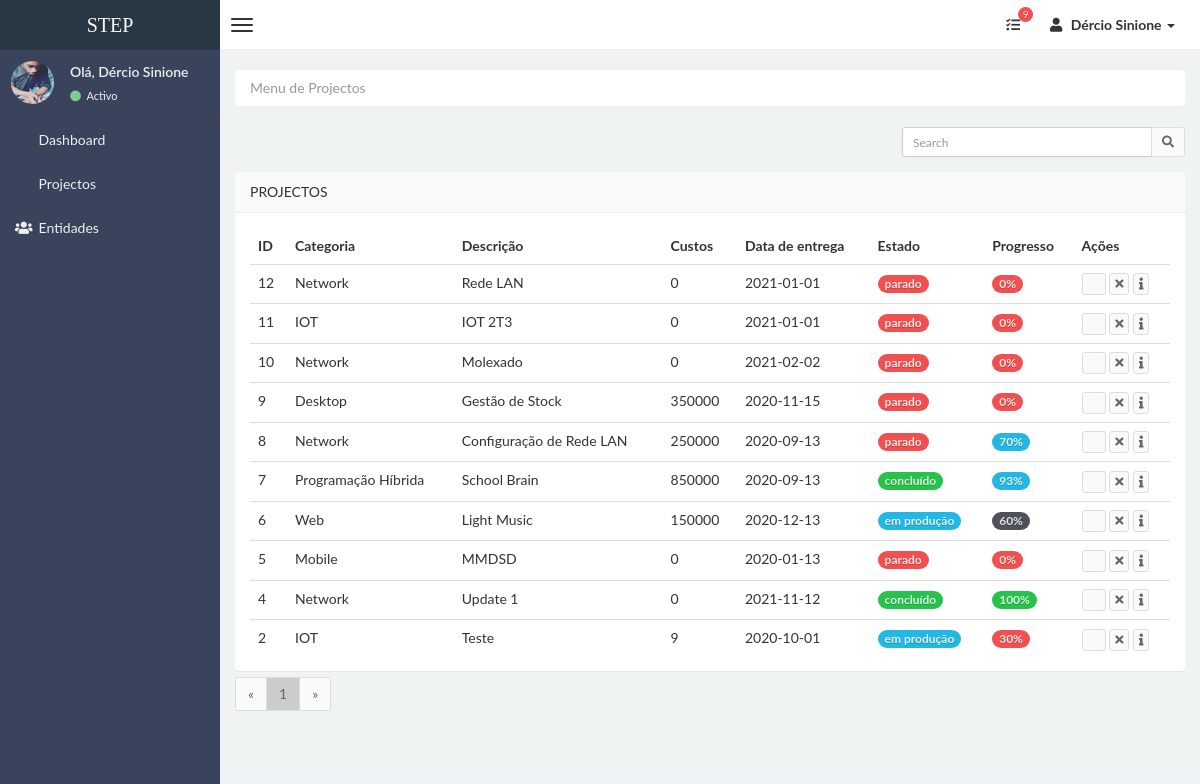
Before: /projectos (signed in) with the older database file.
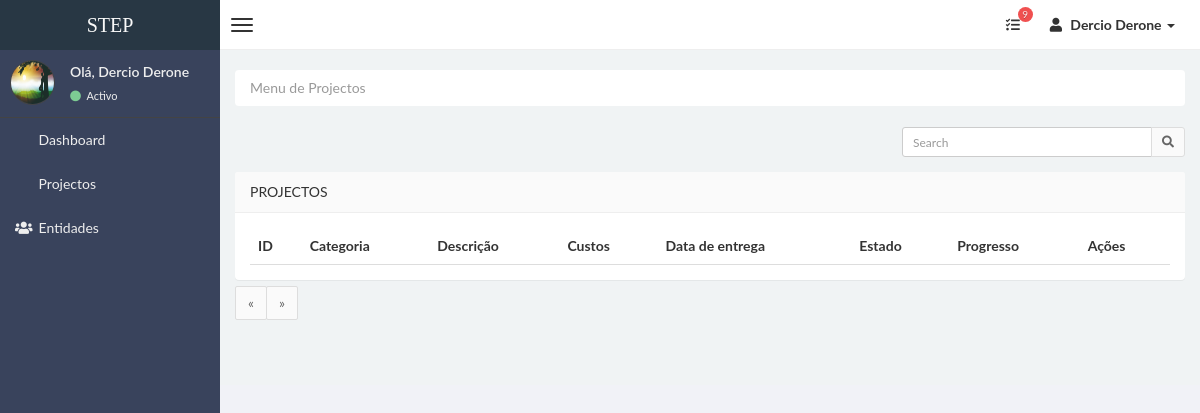
After: the same page with the newer database file.
### stepsite/models.py (models this page shows, shortened)
class Usuarios(db.Model,UserMixin):
    id = db.Column(db.Integer,primary_key=True)
    nome = db.Column(db.String(30), unique=True, nullable=False)
    email = db.Column(db.String(100), unique=True, nullable=False)
    senha = db.Column(db.String(100), unique=False, nullable=False)
    imagem = db.Column(db.String(30), nullable=False, default='defaultUser.jpg')
    categorias = db.relationship('Categorias', backref='usuarios', lazy=True)
    entidades = db.relationship('Entidades', backref='usuarios', lazy=True)
    projectos = db.relationship('Projectos', backref='usuarios', lazy=True)

class Projectos(db.Model):
    id = db.Column(db.Integer,primary_key=True)
    idcategoria = db.Column(db.Integer, db.ForeignKey('categorias.id'),nullable=False)
    descricao = db.Column(db.String(100), nullable=False)
    custos = db.Column(db.Integer, default=0)
    dataEntrega = db.Column(db.Date)
    dataRegisto = db.Column(db.DateTime,default=datetime.utcnow)
    estado = db.Column(db.String(20),nullable=False,default='prado')
    progresso = db.Column(db.Integer,default='0')
    dataConclusao = db.Column(db.DateTime,default=None)
    idEntidade = db.Column(db.Integer, db.ForeignKey('entidades.id'),nullable=False)
    idUsuario = db.Column(db.Integer, db.ForeignKey('usuarios.id'),nullable=False)
    categoria = db.relationship('Categorias', backref='categoria', lazy=True)
    entidade = db.relationship('Entidades', backref='entidade', lazy=True)

class Categorias(db.Model):
    id = db.Column(db.Integer,primary_key=True)
    nome = db.Column(db.String(50), nullable=False)
    idUser = db.Column(db.Integer, db.ForeignKey('usuarios.id'),nullable=False)
    projectos = db.relationship('Projectos', backref='categorias', lazy=True)

### stepsite/projectos/routes.py (the view)
@projects.route("/projectos",methods=['GET','POST'])
@login_required
def projectos():
    search = request.args.get('search','')
    page = request.args.get('page',1, type=int)
    per_page = 10
    result = None
    if search:
        result = Projectos.query.filter_by(idUsuario=current_user.id).filter(or_(Projectos.descricao.contains(search),Projectos.estado.contains(search))).order_by(Projectos.id.desc()).paginate(page=page,per_page=per_page)
    else:
        result = Projectos.query.order_by(Projectos.id.desc()).filter_by(idUsuario=current_user.id).paginate(page=page,per_page=per_page)
    return render_template("projectos.html",title="STEP | Projectos",result=result,search=search)

### stepsite/models.py (called while the page is built)
@login_manager.user_loader
def load_user(user_id):
    return Usuarios.query.get(int(user_id))

### stepsite/templates/projectos.html (shortened to what the changed rows need)
{% extends "layoutAdmin.html" %}
{% block content %}
<div class="row">
    <div class="col-md-12">
        <section class="panel">
        <div class="panel-body table-responsive" style="max-height:458px; overflow:auto">
            <table class="table table-hover">
              <thead>
                <tr>
                  <th>ID</th>
                  <th>Categoria</th>
                  <th>Descrição</th>
                  <th>Custos</th>
                  <th>Data de entrega</th>
                  <th>Estado</th>
                  <th>Progresso</th>
                  <th>Ações</th>
              </tr>
          </thead>
          <tbody>
            {% if result: %}
            {% for dados in result.items%}
                 <tr>
                     <td>{{ dados.id }}</td>
                     <td>{{ dados.categoria.nome }}</td>
                     <td>{{ dados.descricao }}</td>
                     <td>{{ dados.custos }}</td>
                     <td>{{ dados.dataEntrega }}</td>
                     {% if dados.estado in ('parado') %}
                     <td><span class="badge badge-danger">{{ dados.estado }}</span></td>
                     {% elif dados.estado in ('em produção') : %}
                     <td><span class="badge badge-info">{{ dados.estado }}</span></td>
                     {% elif dados.estado in ('concluído') : %}
                     <td><span class="badge badge-success">{{ dados.estado }}</span></td>
                     {% else : %}
                     <td><span class="badge badge-dark">{{ dados.estado }}</span></td>
                     {% endif %}
                     {% if dados.progresso <= 30: %}
                     <td><span class="badge badge-danger">{{ dados.progresso }}%</span></td>
                     {% elif dados.progresso > 30 and dados.progresso <= 60: %}
                     <td><span class="badge badge-inverse">{{ dados.progresso }}%</span></td>
                     {% elif dados.progresso > 60 and dados.progresso < 100: %}
                     <td><span class="badge badge-info">{{ dados.progresso }}%</span></td>
                     {% elif dados.progresso == 100: %}
                     <td><span class="badge badge-success">{{ dados.progresso }}%</span></td>
                     {% endif %}
                     <td>
                        <a href="/projectos/update?en={{dados.id}}"><button class="btn btn-default btn-xs"><i class="fa fa-pencil"></i></button></a>
                        <a onclick="fnIdselecionado('/projectos/{{dados.id}}/delete')" data-toggle="modal" data-target="#ModalConfirm"><button class="btn btn-default btn-xs"><i class="fa fa-times"></i></button></a>
                        <a onclick="fnAdicional(['{{dados.descricao}}','{{dados.categoria.nome}}','{{dados.entidade.nome}}','{{dados.estado}}','{{dados.dataConlusao}}','{{dados.dataEntrega}}'])" data-toggle="modal" data-target="#ModalInformacao"><button class="btn btn-default btn-xs"><i class="fa fa-info"></i></button></a>
                    </td>
                 </tr>
             {% endfor %}
         {% endif %}
      </tbody>
            </table>
        </div>
        </section>
    <div class="text-left" style="margin-top: -34px;">
        <ul class="pagination">
        {% for numPage in result.iter_pages(left_edge=1,right_edge=1,left_current=1,right_current=2)%}
            {% if numPage %}
                {% if result.page == numPage %}
                    <li><a style="background-color: #ccc;" href="{{ url_for('projects.projectos', page=numPage) }}">{{ numPage }}</a></li>
                {% else %}
                    <li><a href="{{ url_for('projects.projectos', page=numPage) }}">{{ numPage }}</a></li>
                {% endif %}
            {% endif %}
        {% endfor %}
        </ul>
</div>
    </div>
</div>
{% endblock content %}

### stepsite/templates/layoutAdmin.html (shortened to what this page needs)
<!DOCTYPE html>
<html>
    <head>
        <link href="../static/css/bootstrap.css" rel="stylesheet" type="text/css" />
        <link href="../static/css/font-awesome.min.css" rel="stylesheet" type="text/css" />
        <link href="../static/css/mystyle.css" rel="stylesheet" type="text/css" />
        <link href="../static/css/style.css" rel="stylesheet" type="text/css" />
        <link rel="stylesheet" href="https://use.fontawesome.com/releases/v5.8.1/css/all.css" >
    </head>
    <body class="skin-black">
        <header class="header">
            <a href="{{url_for('main.home')}}" class="logo">
                STEP
            </a>
            <nav class="navbar navbar-static-top" role="navigation">
                <a href="#" class="navbar-btn sidebar-toggle" data-toggle="offcanvas" role="button" >
                    <span class="icon-bar"></span>
                    <span class="icon-bar"></span>
                    <span class="icon-bar"></span>
                </a>
                <div class="navbar-right">
                    <ul class="nav navbar-nav">
                      <li class="dropdown tasks-menu">
                            <a href="#" class="dropdown-toggle" data-toggle="dropdown">
                                <i class="fa fa-tasks"></i>
                                <span class="label label-danger">9</span>
                            </a>
                        </li>
                        <li class="dropdown user user-menu">
                            <a href="#" class="dropdown-toggle" data-toggle="dropdown">
                                <i class="fa fa-user"></i>
                                <span> {{current_user.nome}} <i class="caret"></i></span>
                            </a>
                        </li>
                    </ul>
                </div>
            </nav>
        </header>
        <div class="wrapper row-offcanvas row-offcanvas-left">
            <aside class="left-side sidebar-offcanvas">
                <section class="sidebar">
                    <div class="user-panel">
                        <div class="pull-left image">
                            <img src="{{url_for('static',filename='profile_img/'+current_user.imagem)}}" class="img-circle" alt="User Image" />
                        </div>
                        <div class="pull-left info">
                            <p>Olá, {{current_user.nome}} </p>
                            <a href="#"><i class="fa fa-circle text-success"></i> Activo</a>
                        </div>
                    </div>
                    <ul class="sidebar-menu">
                        <li>
                            <a href="{{url_for('projects.admin')}}">
                                <i class="fa fa-dashboard"></i> <span>Dashboard </span>
                            </a>
                        </li>
                        <li>
                            <a href="{{url_for('projects.projectos')}}">
                                <i class="fa fa-dropbox"></i> <span>Projectos</span>
                            </a>
                        </li>
                        <li class="">
                            <a href="{{url_for('entidads.entidades')}}">
                                <i class="fa fa-group"></i> <span>Entidades</span>
                            </a>
                        </li>
                    </ul>
                </section>
            </aside>
            <aside class="right-side">
            <section class="content">
            {% block content %}
            {% endblock content %}
            </section>
			</aside>
		</div>
    </body>
</html>

Changed rows visible on the page:
removed Projectos: id "12", categoria.nome "Network", descricao "Rede LAN", custos "0", dataEntrega "2021-01-01", estado "parado", progresso "0"
removed Projectos: id "11", categoria.nome "IOT", descricao "IOT 2T3", custos "0", dataEntrega "2021-01-01", estado "parado", progresso "0"
removed Projectos: id "10", categoria.nome "Network", descricao "Molexado", custos "0", dataEntrega "2021-02-02", estado "parado", progresso "0"
removed Projectos: id "9", categoria.nome "Desktop", descricao "Gestão de Stock", custos "350000", dataEntrega "2020-11-15", estado "parado", progresso "0"
removed Projectos: id "8", categoria.nome "Network", descricao "Configuração de Rede LAN", custos "250000", dataEntrega "2020-09-13", estado "parado", progresso "70"
removed Projectos: id "7", categoria.nome "Programação Híbrida", descricao "School Brain", custos "850000", dataEntrega "2020-09-13", estado "concluído", progresso "93"
removed Projectos: id "6", categoria.nome "Web", descricao "Light Music", custos "150000", dataEntrega "2020-12-13", estado "em produção", progresso "60"
removed Projectos: id "5", categoria.nome "Mobile", descricao "MMDSD", custos "0", dataEntrega "2020-01-13", estado "parado", progresso "0"
removed Projectos: id "4", categoria.nome "Network", descricao "Update 1", custos "0", dataEntrega "2021-11-12", estado "concluído", progresso "100"
removed Projectos: id "2", categoria.nome "IOT", descricao "Teste", custos "9", dataEntrega "2020-10-01", estado "em produção", progresso "30"
changed Usuarios: nome "Dércio Sinione" → "Dercio Derone"; imagem: picture removed, a placeholder shows
Other visible differences:
list line gone: "1"
